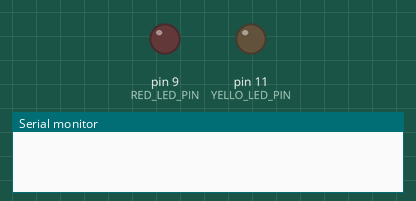
A sketch run on a simulated Arduino Uno, built with avr-gcc and run on an emulated ATmega328P. Parts: output pins drawn as LEDs (lit = HIGH), the last lines printed to the serial monitor.

Above: at 0.05 s.
At 1.25 s:
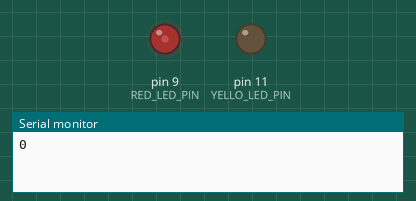
At 2.5 s:
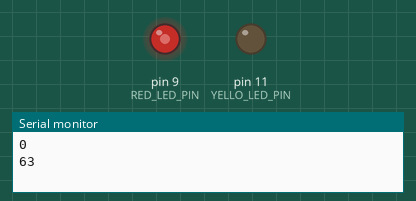
At 5.0 s:
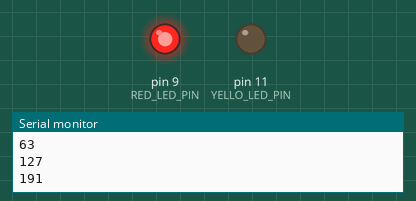
Timing chart, 0 to 6.5 s (numbered marks = the images above):
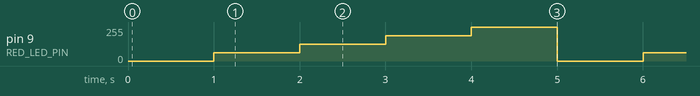

Measured:
- by itself, pin 9 (RED_LED_PIN): repeats every 5.0 s: 127/255 1.0 s, 191/255 1.0 s, 255/255 1.0 s, 0/255 1.0 s, 63/255 1.0 s

The sketch:

K2-3-3.ino
```cpp
//学籍番号 6120011749
//氏名　奥井翔麻

#define RED_LED_PIN 9
#define YELLO_LED_PIN 11

//float v0 = 5.0; //ベース電圧

// the setup routine runs once when you press reset:
void setup() {
  //ピンモードを設定
  pinMode(RED_LED_PIN,OUTPUT);
  pinMode(YELLO_LED_PIN,OUTPUT);

  //シリアル通信を9600bpsで初期化
  Serial.begin(9600);
}

// the loop routine runs over and over again forever:
void loop() {
  //RED_LEDのディジタルPWM出力
  for(int i = 0; i<=4;i++){
    //analogWriteでPWM制御、デューティー比は0.25にiをかけることで算出
    analogWrite(RED_LED_PIN,changeval(0.25 * i));
    //１秒間待つ
    delay(1000);
    //シリアル通信でvalの値をpcに送信
    Serial.println(changeval(i*0.25));
  }
}

//デューティ比を0-255の値に変換する
int changeval(float raito){
  return (int)((float)raito * 255);
}
```
